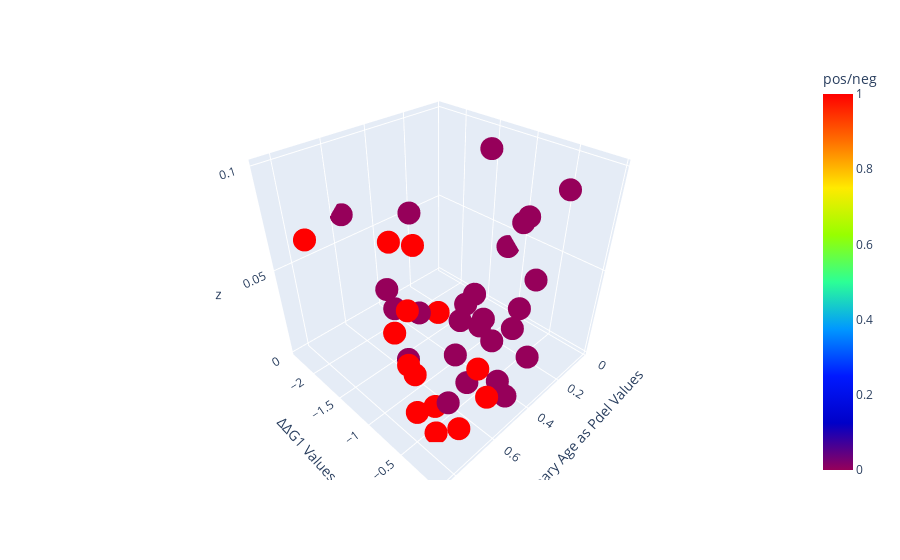

Source (notebook cell):
### Code cell
scatterplot3D_rand("Evolutionary Age as Pdel Values", "ΔΔG1 Values", "pdel", "deldel_G1")

##Conclusion comments
#     This 3D scatterplot looks at any possible correlation between the evolutionary age as pdel values and the ΔΔG values.
# The z-axis is to clearly show an overlapping values that wouldn't have been present in a 2D scatterplot. The z-axis
# values are otherwise arbitrary. But there is a condensed group of positive group subjects at the top left corner (in 
# relation to the origin).

### Figure 1 — Plotly figure (JSON) as saved in the notebook; plotly's stock layout.template omitted (floating-point values rounded to 4 significant figures)
{"data": [{"hovertemplate": "Evolutionary Age as Pdel Values=%{x}<br>ΔΔG1 Values=%{y}<br>z=%{z}<br>pos/neg=%{marker.color}<extra></extra>", "legendgroup": "", "marker": {"color": [1, 1, 1, 1, 1, 1, 1, 1, 1, 1, 1, 1, 1, 1, 0, 0, 0, 0, 0, 0, 0, 0, 0, 0, 0, 0, 0, 0, 0, 0, 0, 0, 0, 0, 0, 0, 0, 0, 0, 0], "coloraxis": "coloraxis", "symbol": "circle"}, "mode": "markers", "name": "", "scene": "scene", "showlegend": false, "type": "scatter3d", "x": [0.5, 0.74, 0.74, 0.74, 0.74, 0.74, 0.74, 0.74, 0.74, 0.57, 0.5, 0.74, 0.85, 0.74, 0.5, 0.5, 0.5, 0.19, 0.27, 0.27, 0.5, 0.5, 0.19, 0.57, 0.57, 0.02, 0.5, 0.57, 0.57, 0.74, 0.27, 0.57, 0.57, 0.5, 0.5, 0.57, 0.5, 0.19, 0.27, 0.74], "y": [-0.47, -0.96, -0.42, -0.11, -0.78, -0.68, -0.66, -0.96, -0.69, -0.18, -1.05, -0.41, -1.8, -0.76, -0.21, -0.1, -0.05, -0.23, -0.3, -0.95, -0.67, -0.48, -0.69, -0.4, -1.23, -1.2, -0.1, -1.53, -2.36, -1.03, -0.48, -1.34, -0.56, -0.61, -0.32, -1.13, -0.79, -1.16, -0.32, -0.25], "z": [0.0166, 0.04272, 0.01776, 0.01584, 0.03007, 0.004403, 0.09017, 0.0858, 0.02741, 0.01513, 0.03439, 0.001235, 0.07674, 0.05938, 0.01744, 0.05034, 0.06146, 0.09426, 0.009811, 0.01642, 0.04844, 0.04154, 0.07186, 0.06457, 0.08515, 0.0408, 0.01186, 0.02943, 0.06553, 0.06317, 0.08203, 0.002058, 0.04743, 0.003338, 0.03771, 0.03702, 0.01568, 0.09956, 0.05441, 0.02604]}], "layout": {"coloraxis": {"colorbar": {"title": {"text": "pos/neg"}}, "colorscale": [[0, "rgb(150,0,90)"], [0.125, "rgb(0,0,200)"], [0.25, "rgb(0,25,255)"], [0.375, "rgb(0,152,255)"], [0.5, "rgb(44,255,150)"], [0.625, "rgb(151,255,0)"], [0.75, "rgb(255,234,0)"], [0.875, "rgb(255,111,0)"], [1, "rgb(255,0,0)"]]}, "legend": {"tracegroupgap": 0}, "margin": {"t": 60}, "scene": {"domain": {"x": [0, 1], "y": [0, 1]}, "xaxis": {"title": {"text": "Evolutionary Age as Pdel Values"}}, "yaxis": {"title": {"text": "ΔΔG1 Values"}}, "zaxis": {"title": {"text": "z"}}}}}
